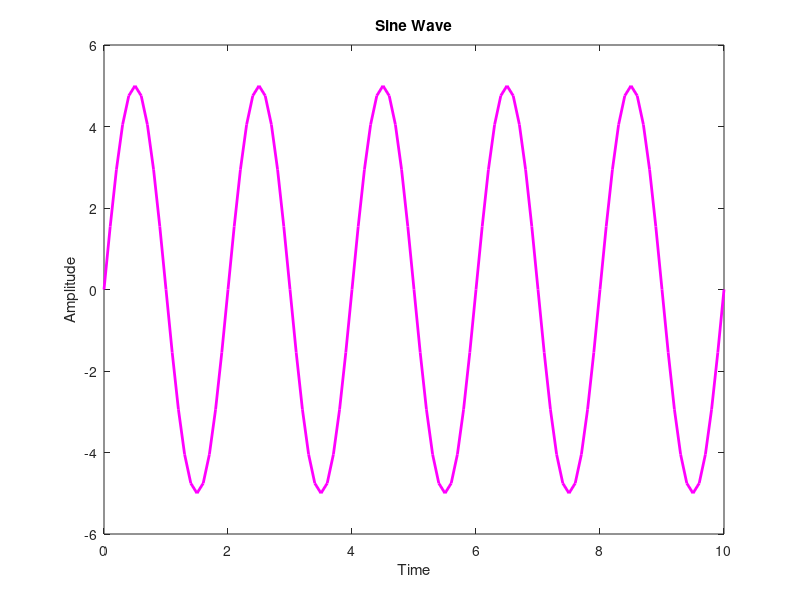

The MATLAB source for this figure:
clc
t=0:0.1:10;
a=5;
f=0.5;
y=a*sin(2*pi*f*t);
plot(t,y,'m','linewidth',2);
title('Sine Wave');
xlabel('Time');
ylabel('Amplitude');